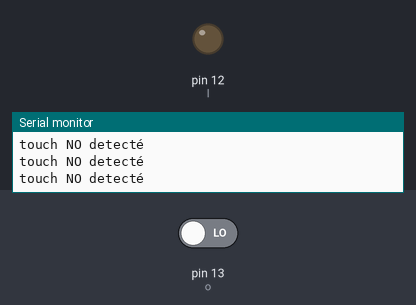
Simulated run of this sketch. Board: Arduino Uno, built with avr-gcc and run on an emulated ATmega328P. Shown: output pins drawn as LEDs (lit = HIGH), the last lines printed to the serial monitor. The test bench sets the inputs (shaded band); at power-on: pin 13 (o) LOW.

Above: at 1.8 s.
1.9 s: pin 13 (o) driven HIGH
At 3.0 s:
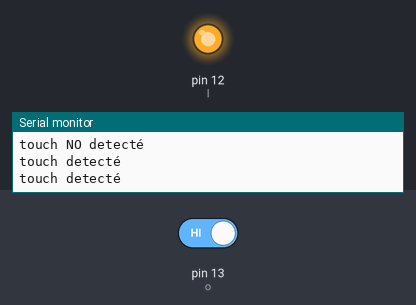
3.5 s: pin 13 (o) driven LOW
At 4.1 s:
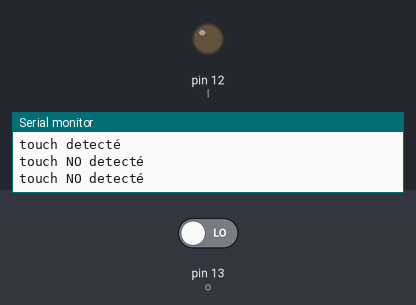
Timing chart, 0 to 6.5 s (numbered marks = the images above; inputs shaded):
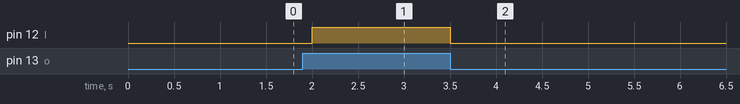

The sketch:

sensor_touch.ino
```cpp
int o = 13;
int l = 12;
void setup() {
  pinMode(o,INPUT);
  pinMode(l,OUTPUT);
  Serial.begin(9600);

}

void loop() {
  int v = digitalRead(o);
  if(v == HIGH){
    digitalWrite(l,HIGH); Serial.println("touch detecté");
  }
  else {
    digitalWrite(l,LOW); Serial.println("touch NO detecté");
  }
  delay(500);
}
```

Measured:
- after the input at 1.9 s, pin 12 (l): LOW → HIGH after 0.10 s
- after the input at 3.5 s, pin 12 (l): HIGH → LOW at once
